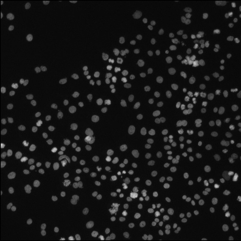
#> input picture 02_Histogram/cells.tif, 241 x 241 px
$ jupyter execute 03_thresholding_Otsu.ipynb
#> lines starting #> are read from the running program, lines starting #| are printed output that depends on the picture; after the words box and inside, x2 and y2 are one past the last pixel; in counts of white or black regions, pixels touching at a corner belong together
[cell 1]
import numpy as np
import matplotlib.pyplot as plt

# https://scikit-image.org/
import skimage.filters as filters
import skimage.io as io

[cell 2]
image = io.imread('cells.tif')
#> image is the input picture: shape (241, 241); min 1, max 202, mean 23
print(type(image))
#| <class 'numpy.ndarray'>
print(image.shape)
#| (241, 241)
plt.imshow(image, cmap='gray')

thresh = filters.threshold_otsu(image)
#> thresh = 45
print('Otsu threshold = {}'.format(thresh))
#| Otsu threshold = 45

[cell 3]
image_binary = image > thresh
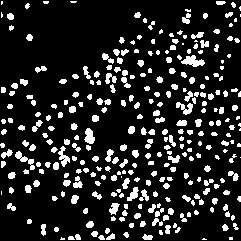
#> image_binary: shape (241, 241) bool; 15.2% white; 309 white regions (90 under 20 px), largest, box (x1, y1, x2, y2) and area: (181, 55, 205, 67) 162, (15, 151, 35, 170) 126, (84, 128, 95, 144) 119
plt.imshow(image_binary, cmap='gray')

[cell 4]
#
# 3. Verify the computed threshold by plotting
# the histogram and a vertical line to visually check
#
# hint: a histogram can be plotted directly by
#plt.hist(image, bins=256)
#
# hint: a vertical line can be plotted as
#plt.axvline(thresh, color='r')
#plt.show()

[cell 5]
hist, bins = np.histogram(image, bins=256, range=[0,256])
#> hist = 256 values, max 16560 at index 11, min 0 at index 0, mean 226.9; bins = 257 values from 0 to 256
center = (bins[:-1] + bins[1:]) / 2
#> center = 256 values from 0.5 to 255.5
plt.bar(center, hist, align='center')
plt.axvline(thresh, color='r')
plt.show()
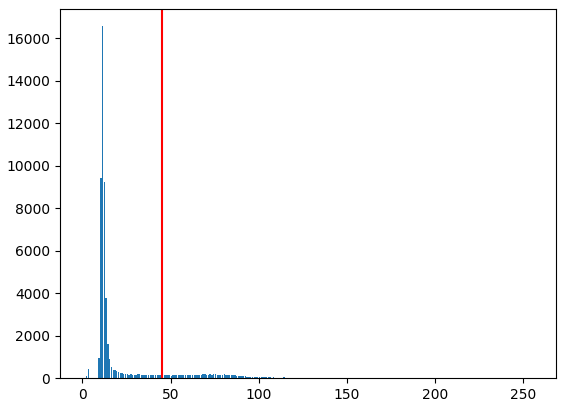
#> figure drawn by matplotlib, 1 panel; tallest bar 16560 high, from x = 11.1 to 11.9

$ run again, with 02_Histogram/GFP_06-DAPI.tif copied over 02_Histogram/cells.tif
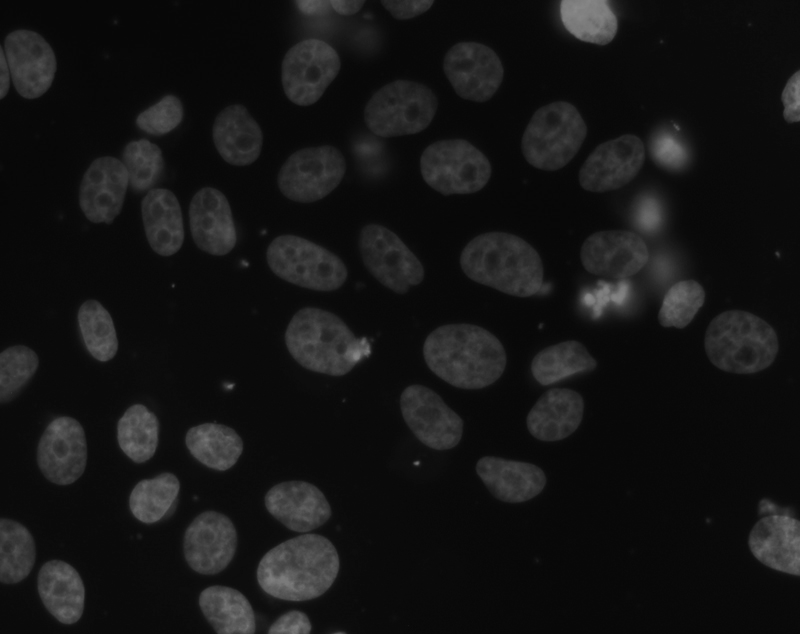
#> input picture 02_Histogram/GFP_06-DAPI.tif, 800 x 634 px
#> image is the input picture: shape (634, 800); min 6, max 137, mean 20.5
#| <class 'numpy.ndarray'>
#| (634, 800)
#> thresh = 33
#| Otsu threshold = 33
#> `image_binary = image > thresh`:
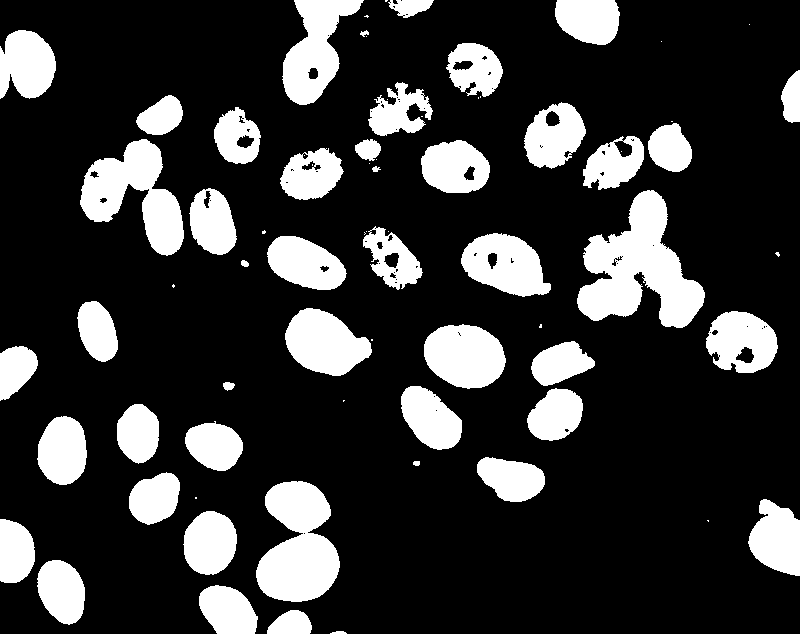
#> image_binary: shape (634, 800) bool; 21.3% white; 73 white regions (26 under 20 px), largest, box (x1, y1, x2, y2) and area: (577, 190, 705, 328) 9240, (256, 481, 340, 602) 6916, (80, 139, 184, 256) 6019
#> hist = 256 values, max 105885 at index 10, min 0 at index 0, mean 1981.2; bins = 257 values from 0 to 256
#> center = 256 values from 0.5 to 255.5
#> `plt.show()`:
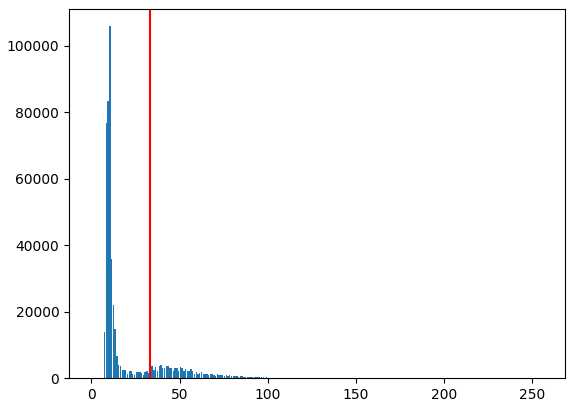
#> figure drawn by matplotlib, 1 panel; tallest bar 105885 high, from x = 10.1 to 10.9

$ run again, with 02_Histogram/XY09_video.jpg saved as 02_Histogram/cells.tif
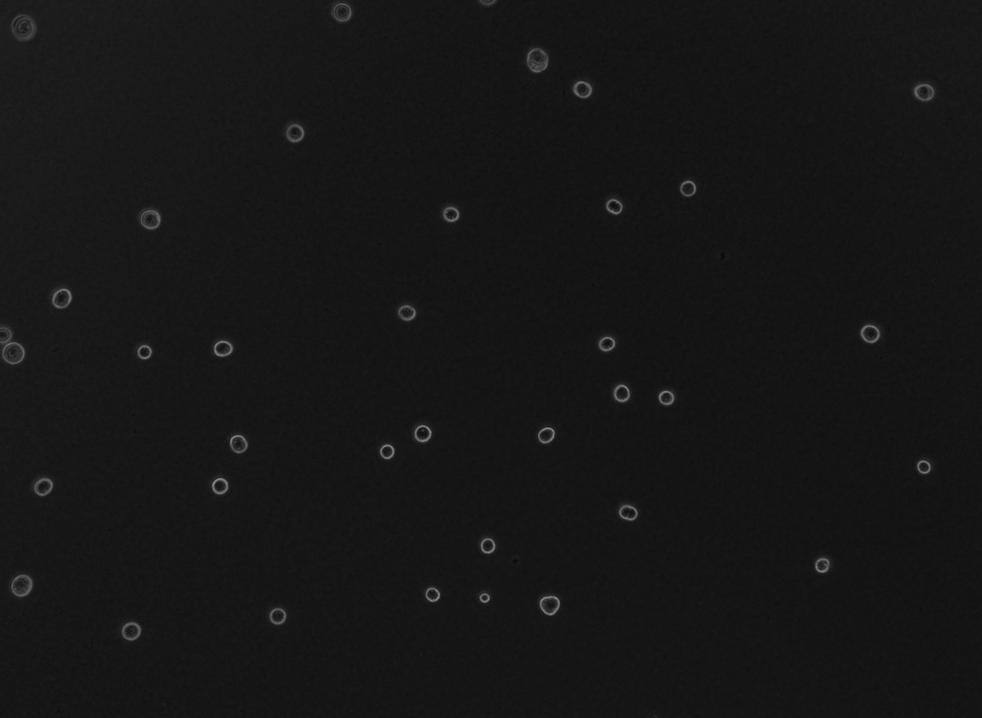
#> input picture 02_Histogram/XY09_video.jpg, 982 x 718 px, shrunk from 1794 x 1312 before the run
#> image is the input picture: shape (718, 982); min 9, max 137, mean 22.2
#| <class 'numpy.ndarray'>
#| (718, 982)
#> thresh = 48
#| Otsu threshold = 48
#> `image_binary = image > thresh`:
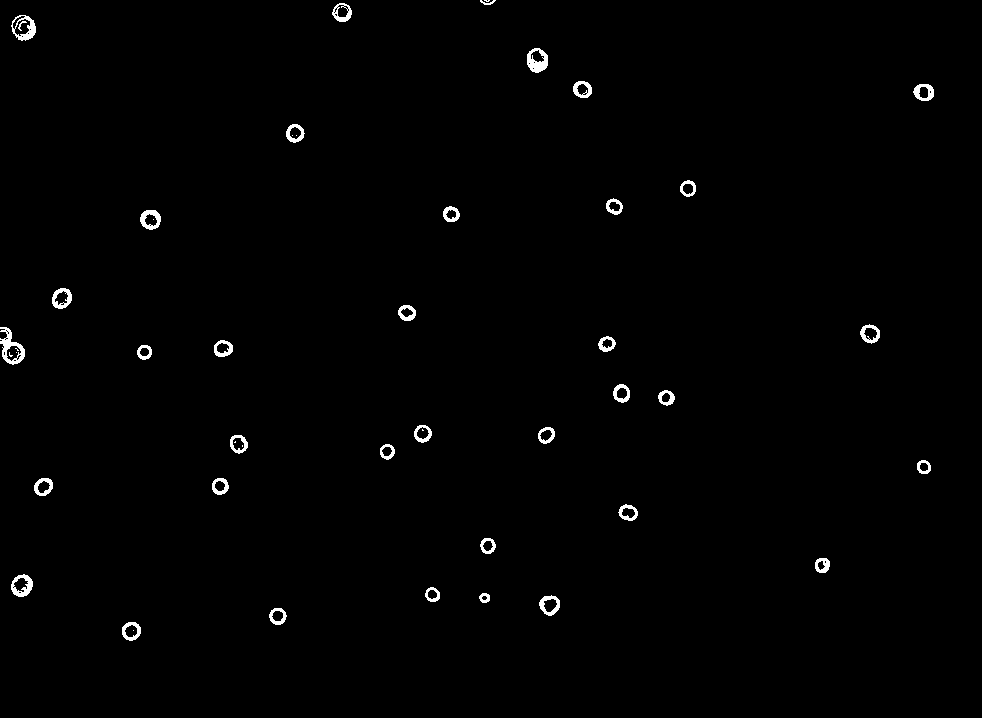
#> image_binary: shape (718, 982) bool; 0.89% white; 48 white regions (11 under 20 px), largest, box (x1, y1, x2, y2) and area: (0, 327, 25, 365) 391, (527, 48, 548, 73) 322, (11, 15, 36, 41) 284
#> hist = 256 values, max 175365 at index 21, min 0 at index 0, mean 2754.2; bins = 257 values from 0 to 256
#> center = 256 values from 0.5 to 255.5
#> `plt.show()`:
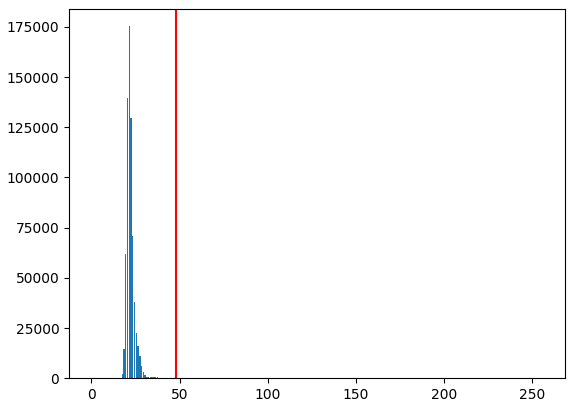
#> figure drawn by matplotlib, 1 panel; tallest bar 175365 high, from x = 21.1 to 21.9
